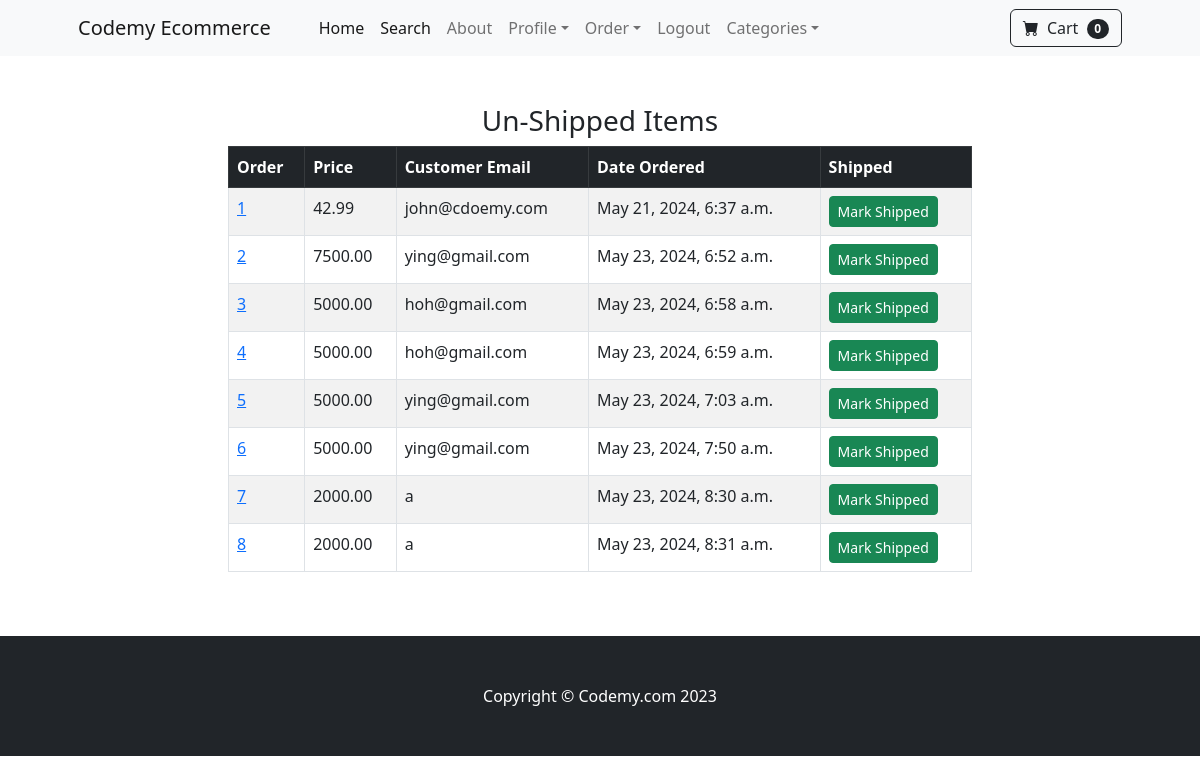
Page /payment/not_shipped_dash (signed in) on the earlier database version.
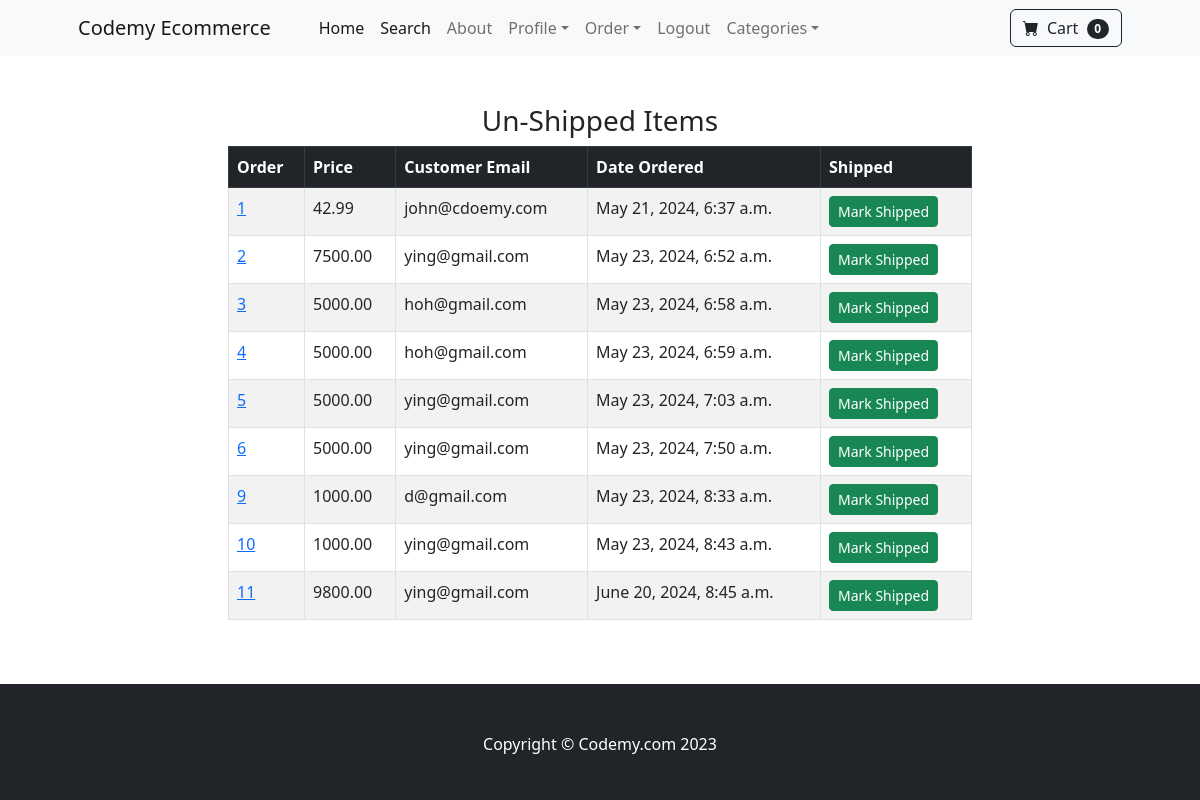
Same page on the later database version.
### payment/models.py (models this page shows, shortened)
class Order(models.Model):
    user = models.ForeignKey(User,on_delete=models.CASCADE,blank=True,null=True)
    full_name = models.CharField(max_length=250)
    email = models.EmailField(max_length=250)
    shipping_address = models.TextField(max_length=15000)
    amount_paid = models.DecimalField(max_digits=8,decimal_places=2)
    date_ordered = models.DateTimeField(auto_now_add=True)
    shipped = models.BooleanField(default=False)
    date_shipped = models.DateTimeField(blank=True,null=True)

### payment/views.py (the view, shortened to what this page needs)
# urls.py: path('not_shipped_dash', views.not_shipped_dash,name="not_shipped_dash"),
def not_shipped_dash(request):
    if request.user.is_authenticated and request.user.is_superuser:
        orders = Order.objects.filter(shipped=False)
        return render(request,"payment/not_shipped_dash.html",{'orders':orders})
    else:
        messages.success(request, "Order Denied")
        return redirect('home')

### cart/cart.py (called while the page is built)
    def __len__(self):
        return len(self.cart)

### cart/context_processors.py (called while the page is built)
def cart(request):
    return {'cart':Cart(request)}

### payment/templates/payment/not_shipped_dash.html (shortened to what this page needs)
{% extends 'base.html' %}
{% block content %}
<br><br>
    <div class="container">
        <div class="row">
            <center>
                <div class="col-8">
                   <h3>Un-Shipped Items</h3>
                   <table class="table table-striped table-hover table-bordered">
                    <thead class="table-dark">
                      <tr>
                        <th scope="col">Order</th>
                        <th scope="col">Price</th>
                        <th scope="col">Customer Email</th>
                        <th scope="col">Date Ordered</th>
                        <th scope="col">Shipped</th>
                      </tr>
                    </thead>
                    <tbody>
                    {% for item in orders %}
                      <tr>
                        <td><a href="{% url 'orders' item.id %}">{{item.id}}</a></td>
                        <td>{{ item.amount_paid}}</td>
                        <td>{{ item.email}}</td>
                        <td>{{ item.date_ordered}}</td>
                        <td>
                        <form method="POST">
                          <button type="Submit" class="btn btn-success btn-sm">Mark Shipped</button>
                        </form>
                      </td>
                      </tr>
                    {% endfor %}
                    </tbody>
                  </table>
                </div>
            </center>
        </div>
    </div>
<br><br>
{% endblock content %}

Differences in the rows shown:
no longer on this page (row edited): Order: id "7", amount_paid "2000.00", email "a", date_ordered "May 23, 2024, 8:30 a.m."
no longer on this page (row edited): Order: id "8", amount_paid "2000.00", email "a", date_ordered "May 23, 2024, 8:31 a.m."
now on this page (row edited): Order: id "9", amount_paid "1000.00", email "d@gmail.com", date_ordered "May 23, 2024, 8:33 a.m."
now on this page (row edited): Order: id "10", amount_paid "1000.00", email "ying@gmail.com", date_ordered "May 23, 2024, 8:43 a.m."
added Order: id "11", amount_paid "9800.00", email "ying@gmail.com", date_ordered "June 20, 2024, 8:45 a.m."
